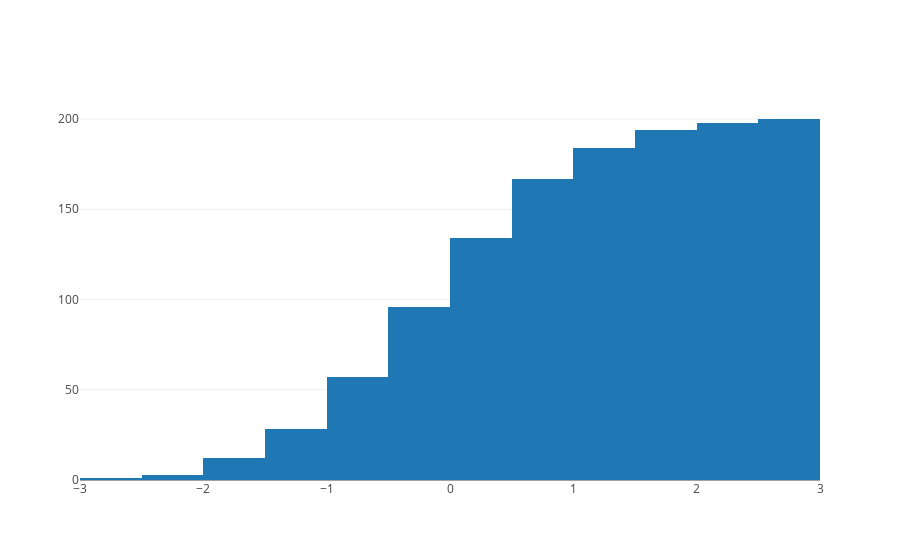

The cell this chart's notebook holds for it:
### Code cell
data = [trace]

offline.iplot(data)

### Figure 1 — Plotly figure (JSON) as saved in the notebook; plotly's stock layout.template omitted (floating-point values rounded to 4 significant figures; data arrays with more than 128 entries replaced by an {"elided": "..."} marker saying what was removed)
{"data": [{"cumulative": {"enabled": true}, "type": "histogram", "x": {"elided": "200 float values"}}], "layout": {}}
